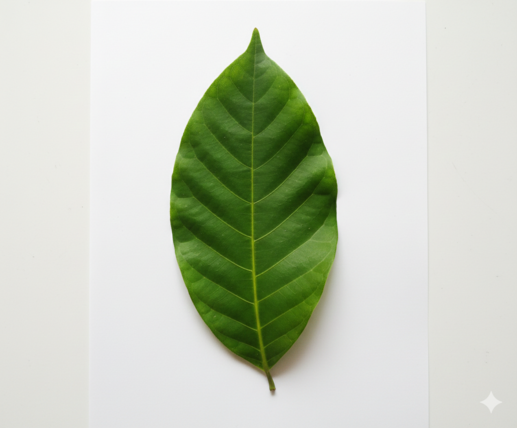
#> input picture Pengolahan Citra Digital/tugas-3/daun.png, 517 x 428 px
$ jupyter execute prak1.ipynb
#> lines starting #> are read from the running program, lines starting #| are printed output that depends on the picture; after the words box and inside, x2 and y2 are one past the last pixel; in counts of white or black regions, pixels touching at a corner belong together
[cell 1]
import cv2 as cv
import numpy as np
from matplotlib import pyplot as plt

img = cv.imread('daun.png', 0)
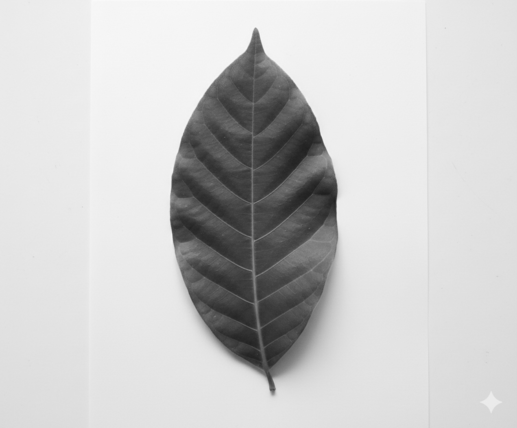
#> img: shape (428, 517); min 31, max 249, mean 203.1

sobelx64f = cv.Sobel(img, cv.CV_64F, 1, 0, ksize=3)
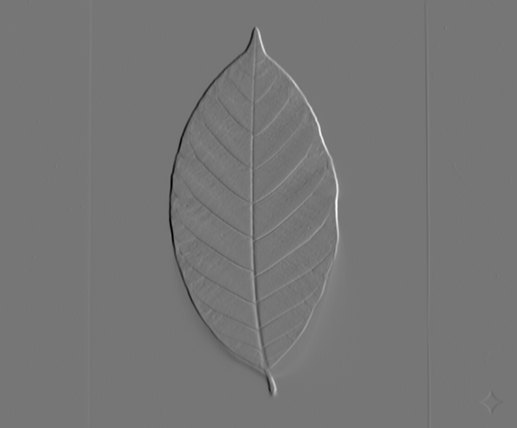
#> sobelx64f: shape (428, 517) float64; min -647, max 745, mean -0.1; drawn with min black and max white
abs_sobelx64f = np.absolute(sobelx64f)
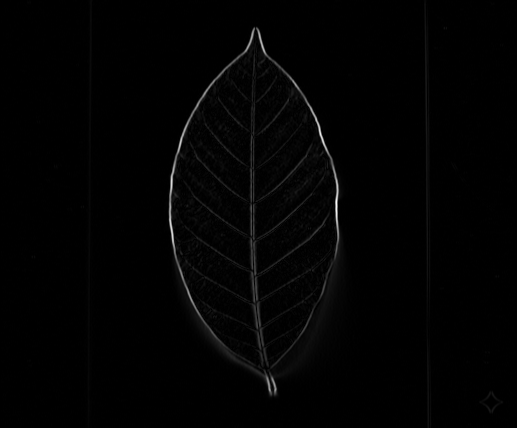
#> abs_sobelx64f: shape (428, 517) float64; min 0, max 745, mean 8.6; drawn with min black and max white
sobel_x = np.uint8(abs_sobelx64f)
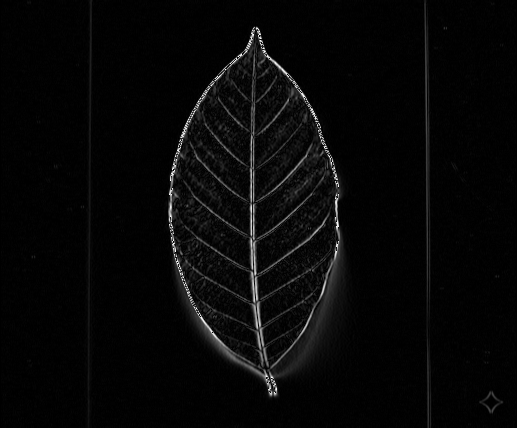
#> sobel_x: shape (428, 517); min 0, max 255, mean 7.2

sobely64f = cv.Sobel(img, cv.CV_64F, 0, 1, ksize=3)
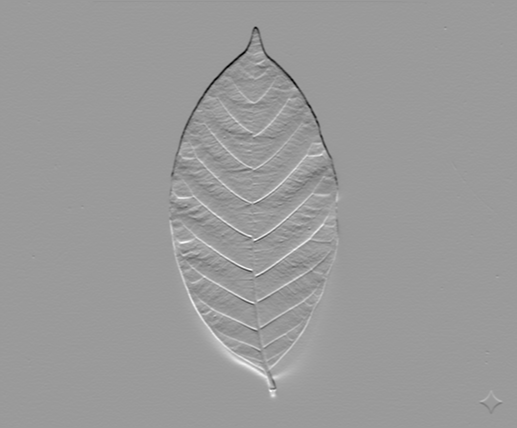
#> sobely64f: shape (428, 517) float64; min -358, max 232, mean -0.4; drawn with min black and max white
abs_sobely64f = np.absolute(sobely64f)
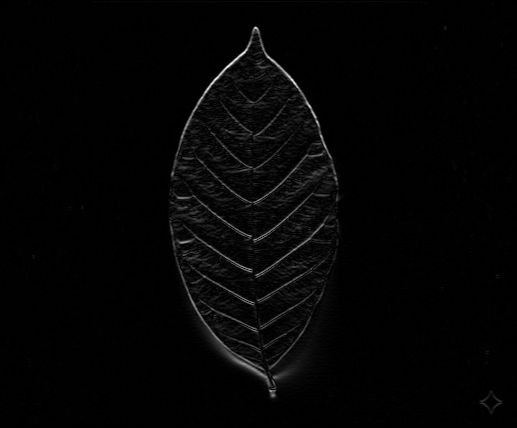
#> abs_sobely64f: shape (428, 517) float64; min 0, max 358, mean 6.9; drawn with min black and max white
sobel_y = np.uint8(abs_sobely64f)

magnitudesobel = cv.magnitude(sobelx64f, sobely64f)
abs_sobel64f = np.absolute(magnitudesobel)
sobel_magnitude = np.uint8(abs_sobel64f)
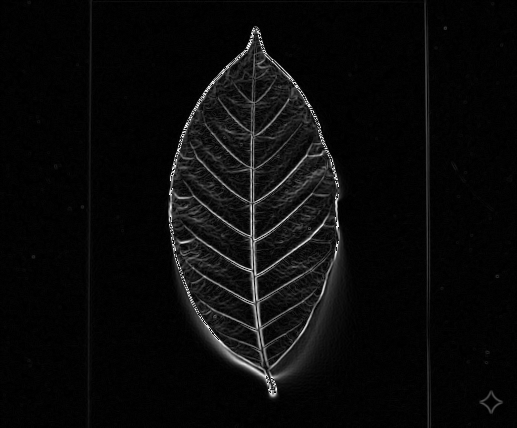
#> sobel_magnitude: shape (428, 517); min 0, max 255, mean 10.5

laplacian64f = cv.Laplacian(img, cv.CV_64F)
abs_laplacian64f = np.absolute(laplacian64f)
laplacian = np.uint8(abs_laplacian64f)

edges_canny = cv.Canny(img, 100, 200)
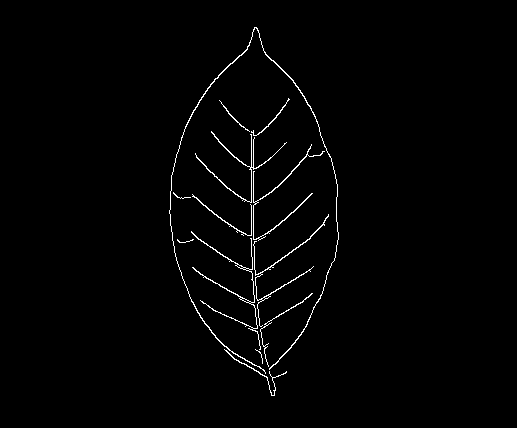
#> edges_canny: shape (428, 517); 1.3% white in thin lines or dots, all inside (x1, y1, x2, y2) = (169, 27, 339, 396)

ret, mask = cv.threshold(img, 200, 255, cv.THRESH_BINARY_INV)
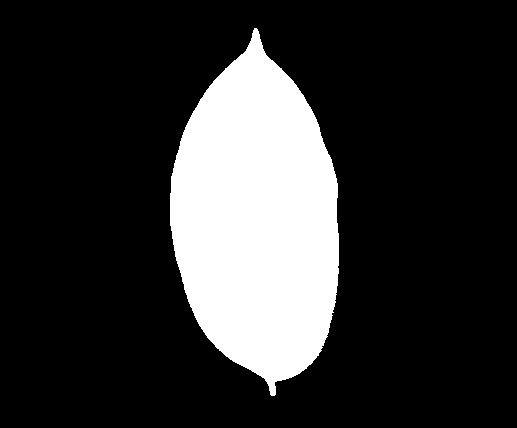
#> mask: shape (428, 517); 19.4% white; 1 white region, box (x1, y1, x2, y2) and area: (170, 28, 339, 396) 42893

segmentasi_hasil = cv.bitwise_and(img, img, mask=mask)
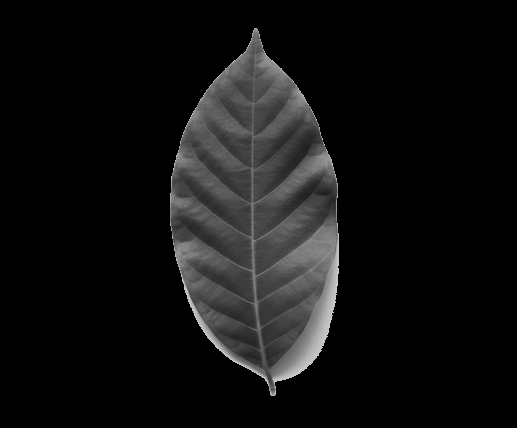
#> segmentasi_hasil: shape (428, 517); min 0, max 200, mean 16.7

cv.imshow('1. Citra Asli (Grayscale)', img)
cv.imshow('2. Sobel Horizontal (Gx)', sobel_x)
cv.imshow('3. Sobel Vertikal (Gy)', sobel_y)
cv.imshow('4. Sobel Magnitude', sobel_magnitude)
cv.imshow('5. Laplacian Derivatives', laplacian)
cv.imshow('6. Canny Edge Detection', edges_canny)
cv.imshow('7. Mask Hasil Thresholding', mask)
cv.imshow('8. Daun Hasil Segmentasi', segmentasi_hasil)

cv.waitKey(0)
cv.destroyAllWindows()

$ run again, with Pengolahan Citra Digital/tugas-3/bung-tomo.jpg saved as Pengolahan Citra Digital/tugas-3/daun.png
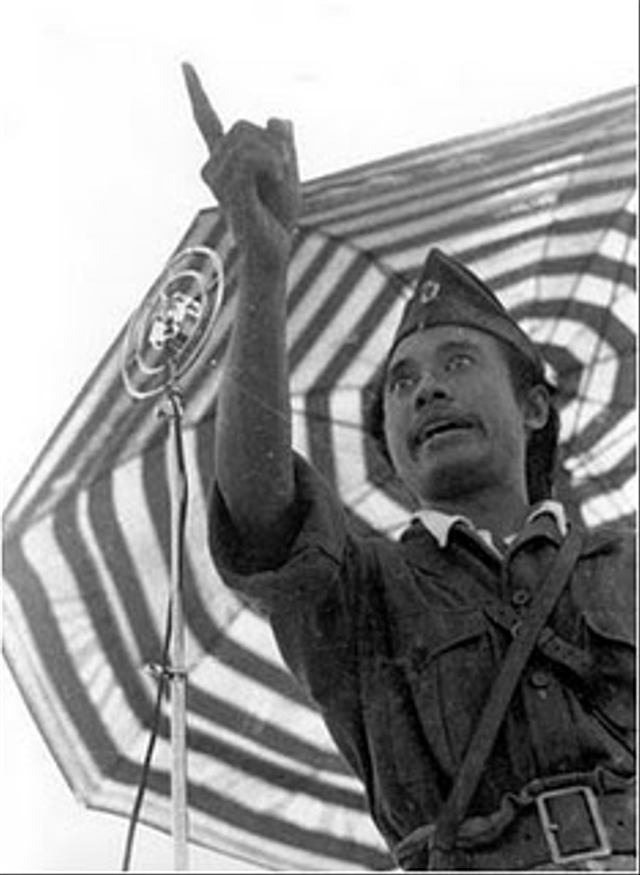
#> input picture Pengolahan Citra Digital/tugas-3/bung-tomo.jpg, 640 x 875 px
#> img is the input picture: shape (875, 640); min 0, max 255, mean 148
#> `edges_canny = cv.Canny(img, 100, 200)`:
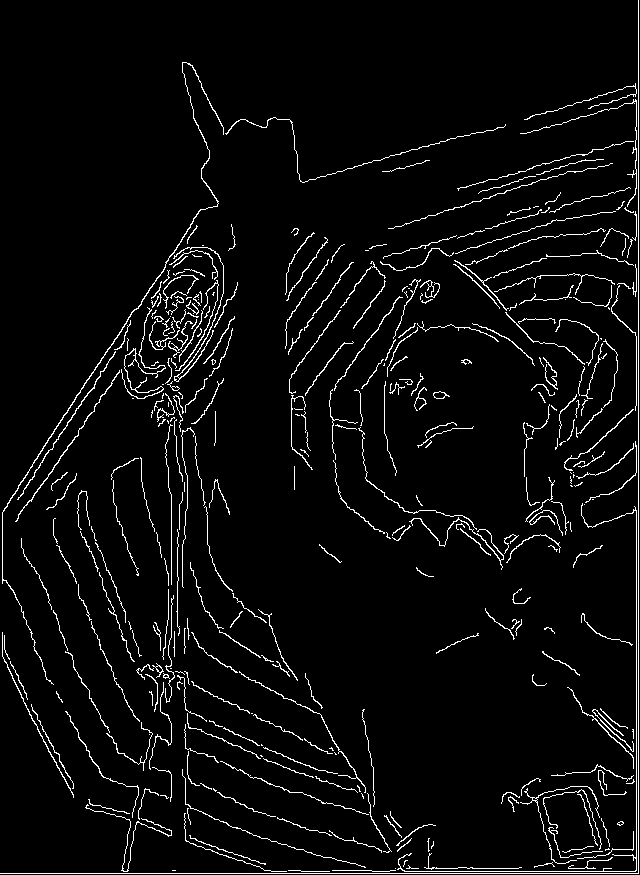
#> edges_canny: shape (875, 640); 4.3% white in thin lines or dots
#> mask: shape (875, 640); 62.6% white; 109 black regions (47 under 20 px), largest, box (x1, y1, x2, y2) and area: (0, 0, 639, 874) 163689, (22, 516, 111, 704) 4877, (188, 753, 386, 849) 4466
#> `segmentasi_hasil = cv.bitwise_and(img, img, mask=mask)`:
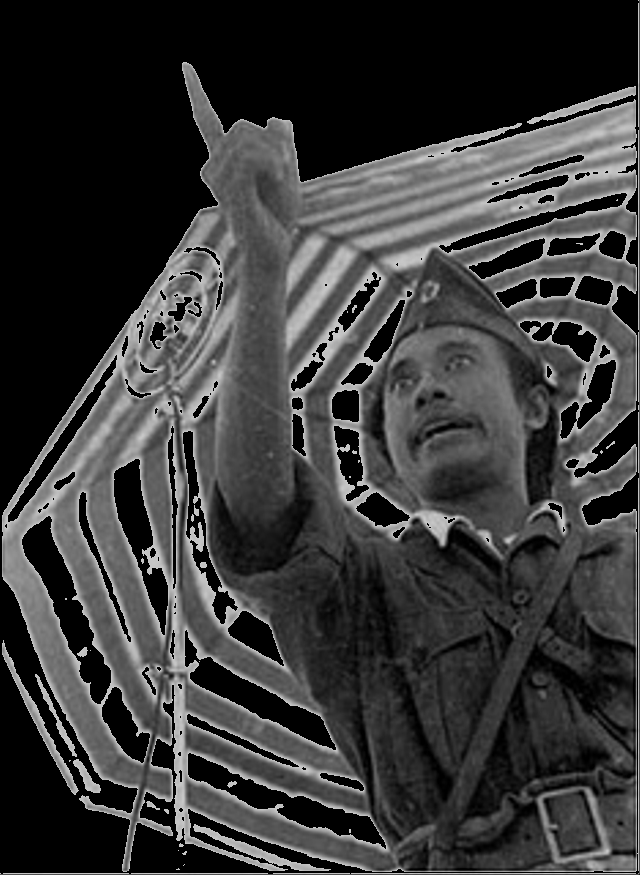
#> segmentasi_hasil: shape (875, 640); min 0, max 200, mean 56.9
